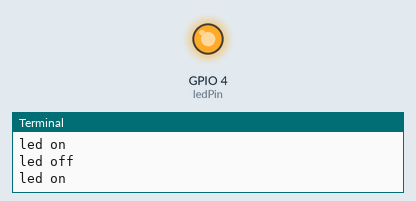
This program was run on a simulated Raspberry Pi (BCM pin numbers). On the bench: output pins drawn as LEDs (lit = HIGH), the last lines printed to the terminal. Random numbers come from a fixed seed.

Above: at 13.32 s.
At 38.91 s:
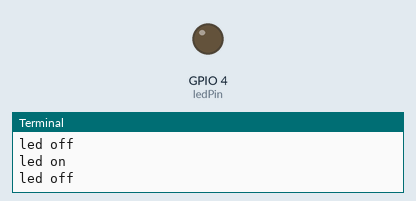
Timing chart, 0 to 40.0 s (numbered marks = the images above):
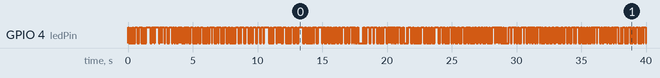

The program:

random_blink.py
```python
import RPi.GPIO as gpio
import time
import random

ledPin = 4
gpio.setmode(gpio.BCM)
gpio.setup(ledPin, gpio.OUT)

for i in range(100000):
    gpio.output(ledPin, 1)
    print("led on")
    time.sleep(random.randrange(1,300)/1500)
    gpio.output(ledPin, 0)
    print("led off")
    time.sleep(random.randrange(1,300)/1500)
```
